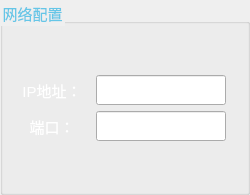
            <widget class="QGroupBox" name="groupBox">
             <property name="minimumSize">
              <size>
               <width>250</width>
               <height>140</height>
              </size>
             </property>
             <property name="maximumSize">
              <size>
               <width>250</width>
               <height>220</height>
              </size>
             </property>
             <property name="font">
              <font>
               <pointsize>11</pointsize>
              </font>
             </property>
             <property name="styleSheet">
              <string notr="true">QGroupBox{
	border-image: url(:/images/border.png);
    color:#65c6e7
}</string>
             </property>
             <property name="title">
              <string>网络配置</string>
             </property>
             <layout class="QVBoxLayout" name="verticalLayout_15">
              <item>
               <layout class="QVBoxLayout" name="verticalLayout_39">
                <item>
                 <spacer name="verticalSpacer_22">
                  <property name="orientation">
                   <enum>Qt::Vertical</enum>
                  </property>
                  <property name="sizeHint" stdset="0">
                   <size>
                    <width>20</width>
                    <height>40</height>
                   </size>
                  </property>
                 </spacer>
                </item>
                <item>
                 <layout class="QHBoxLayout" name="horizontalLayout_28">
                  <item>
                   <widget class="QLabel" name="label_20">
                    <property name="maximumSize">
                     <size>
                      <width>60</width>
                      <height>16777215</height>
                     </size>
                    </property>
                    <property name="font">
                     <font>
                      <pointsize>11</pointsize>
                     </font>
                    </property>
                    <property name="styleSheet">
                     <string notr="true">
color:white</string>
                    </property>
                    <property name="text">
                     <string>IP地址：</string>
                    </property>
                    <property name="alignment">
                     <set>Qt::AlignCenter</set>
                    </property>
                   </widget>
                  </item>
                  <item>
                   <widget class="QLineEdit" name="lineEdit">
                    <property name="minimumSize">
                     <size>
                      <width>130</width>
                      <height>30</height>
                     </size>
                    </property>
                    <property name="maximumSize">
                     <size>
                      <width>130</width>
                      <height>16777215</height>
                     </size>
                    </property>
                    <property name="font">
                     <font>
                      <pointsize>11</pointsize>
                     </font>
                    </property>
                    <property name="styleSheet">
                     <string notr="true">border-image: url(:/images/line_top.png);
color:white</string>
                    </property>
                    <property name="alignment">
                     <set>Qt::AlignCenter</set>
                    </property>
                   </widget>
                  </item>
                 </layout>
                </item>
                <item>
                 <layout class="QHBoxLayout" name="horizontalLayout_29">
                  <item>
                   <widget class="QLabel" name="label_27">
                    <property name="maximumSize">
                     <size>
                      <width>60</width>
                      <height>16777215</height>
                     </size>
                    </property>
                    <property name="font">
                     <font>
                      <pointsize>11</pointsize>
                     </font>
                    </property>
                    <property name="styleSheet">
                     <string notr="true">
color:white</string>
                    </property>
                    <property name="text">
                     <string>端口：</string>
                    </property>
                    <property name="alignment">
                     <set>Qt::AlignCenter</set>
                    </property>
                   </widget>
                  </item>
                  <item>
                   <widget class="QLineEdit" name="lineEdit_2">
                    <property name="minimumSize">
                     <size>
                      <width>130</width>
                      <height>30</height>
                     </size>
                    </property>
                    <property name="maximumSize">
                     <size>
                      <width>130</width>
                      <height>16777215</height>
                     </size>
                    </property>
                    <property name="font">
                     <font>
                      <pointsize>11</pointsize>
                     </font>
                    </property>
                    <property name="styleSheet">
                     <string notr="true">border-image: url(:/images/line_top.png);
color:white</string>
                    </property>
                    <property name="alignment">
                     <set>Qt::AlignCenter</set>
                    </property>
                   </widget>
                  </item>
                 </layout>
                </item>
                <item>
                 <spacer name="verticalSpacer_21">
                  <property name="orientation">
                   <enum>Qt::Vertical</enum>
                  </property>
                  <property name="sizeHint" stdset="0">
                   <size>
                    <width>20</width>
                    <height>40</height>
                   </size>
                  </property>
                 </spacer>
                </item>
               </layout>
              </item>
             </layout>
            </widget>
